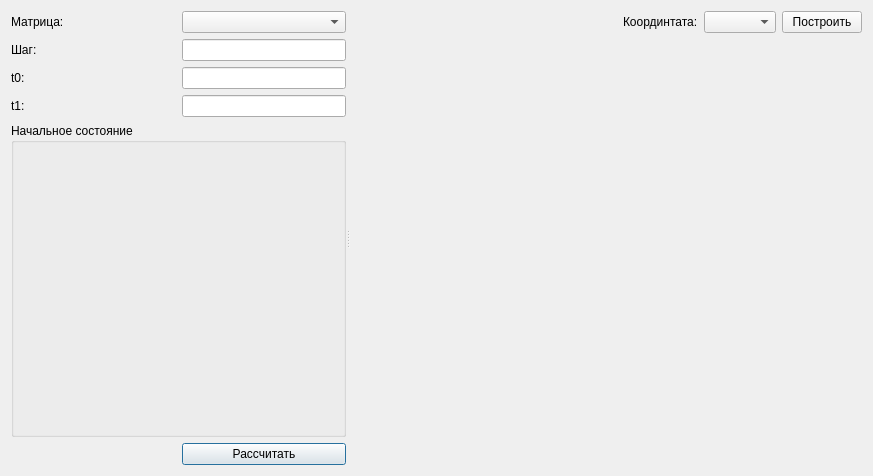
<?xml version="1.0" encoding="UTF-8"?>
<ui version="4.0">
 <class>SystemModelingDialog</class>
 <widget class="QDialog" name="SystemModelingDialog">
  <property name="geometry">
   <rect>
    <x>0</x>
    <y>0</y>
    <width>873</width>
    <height>476</height>
   </rect>
  </property>
  <property name="windowTitle">
   <string>Моделирование</string>
  </property>
  <layout class="QGridLayout" name="gridLayout">
   <item row="0" column="0">
    <widget class="QSplitter" name="splitter">
     <property name="orientation">
      <enum>Qt::Horizontal</enum>
     </property>
     <widget class="QWidget" name="paramsWidget" native="true">
      <layout class="QGridLayout" name="gridLayout_2">
       <item row="0" column="0">
        <widget class="QLabel" name="label">
         <property name="text">
          <string>Матрица:</string>
         </property>
        </widget>
       </item>
       <item row="0" column="1">
        <widget class="QComboBox" name="matrixComboBox"/>
       </item>
       <item row="1" column="0">
        <widget class="QLabel" name="label_2">
         <property name="text">
          <string>Шаг:</string>
         </property>
        </widget>
       </item>
       <item row="1" column="1">
        <widget class="QLineEdit" name="stepLineEdit"/>
       </item>
       <item row="2" column="0">
        <widget class="QLabel" name="label_3">
         <property name="text">
          <string>t0:</string>
         </property>
        </widget>
       </item>
       <item row="2" column="1">
        <widget class="QLineEdit" name="t0LineEdit"/>
       </item>
       <item row="3" column="0">
        <widget class="QLabel" name="label_4">
         <property name="text">
          <string>t1:</string>
         </property>
        </widget>
       </item>
       <item row="3" column="1">
        <widget class="QLineEdit" name="t1LineEdit"/>
       </item>
       <item row="4" column="0" colspan="2">
        <widget class="QGroupBox" name="initStateGroupBox">
         <property name="title">
          <string>Начальное состояние</string>
         </property>
        </widget>
       </item>
       <item row="5" column="0">
        <spacer name="horizontalSpacer">
         <property name="orientation">
          <enum>Qt::Horizontal</enum>
         </property>
         <property name="sizeHint" stdset="0">
          <size>
           <width>54</width>
           <height>20</height>
          </size>
         </property>
        </spacer>
       </item>
       <item row="5" column="1">
        <widget class="QPushButton" name="startPushButton">
         <property name="text">
          <string>Рассчитать</string>
         </property>
        </widget>
       </item>
      </layout>
     </widget>
     <widget class="QWidget" name="rightWidget" native="true">
      <layout class="QVBoxLayout" name="verticalLayout">
       <item>
        <layout class="QHBoxLayout" name="horizontalLayout">
         <item>
          <spacer name="horizontalSpacer_2">
           <property name="orientation">
            <enum>Qt::Horizontal</enum>
           </property>
           <property name="sizeHint" stdset="0">
            <size>
             <width>18</width>
             <height>20</height>
            </size>
           </property>
          </spacer>
         </item>
         <item>
          <widget class="QLabel" name="label_5">
           <property name="sizePolicy">
            <sizepolicy hsizetype="Preferred" vsizetype="Fixed">
             <horstretch>0</horstretch>
             <verstretch>0</verstretch>
            </sizepolicy>
           </property>
           <property name="text">
            <string>Координтата:</string>
           </property>
          </widget>
         </item>
         <item>
          <widget class="QComboBox" name="coordComboBox"/>
         </item>
         <item>
          <widget class="QPushButton" name="drawPushButton">
           <property name="text">
            <string>Построить</string>
           </property>
          </widget>
         </item>
        </layout>
       </item>
       <item>
        <widget class="QWidget" name="graphWidget" native="true">
         <property name="sizePolicy">
          <sizepolicy hsizetype="Preferred" vsizetype="Expanding">
           <horstretch>0</horstretch>
           <verstretch>0</verstretch>
          </sizepolicy>
         </property>
        </widget>
       </item>
      </layout>
     </widget>
    </widget>
   </item>
  </layout>
 </widget>
 <resources/>
 <connections/>
</ui>
